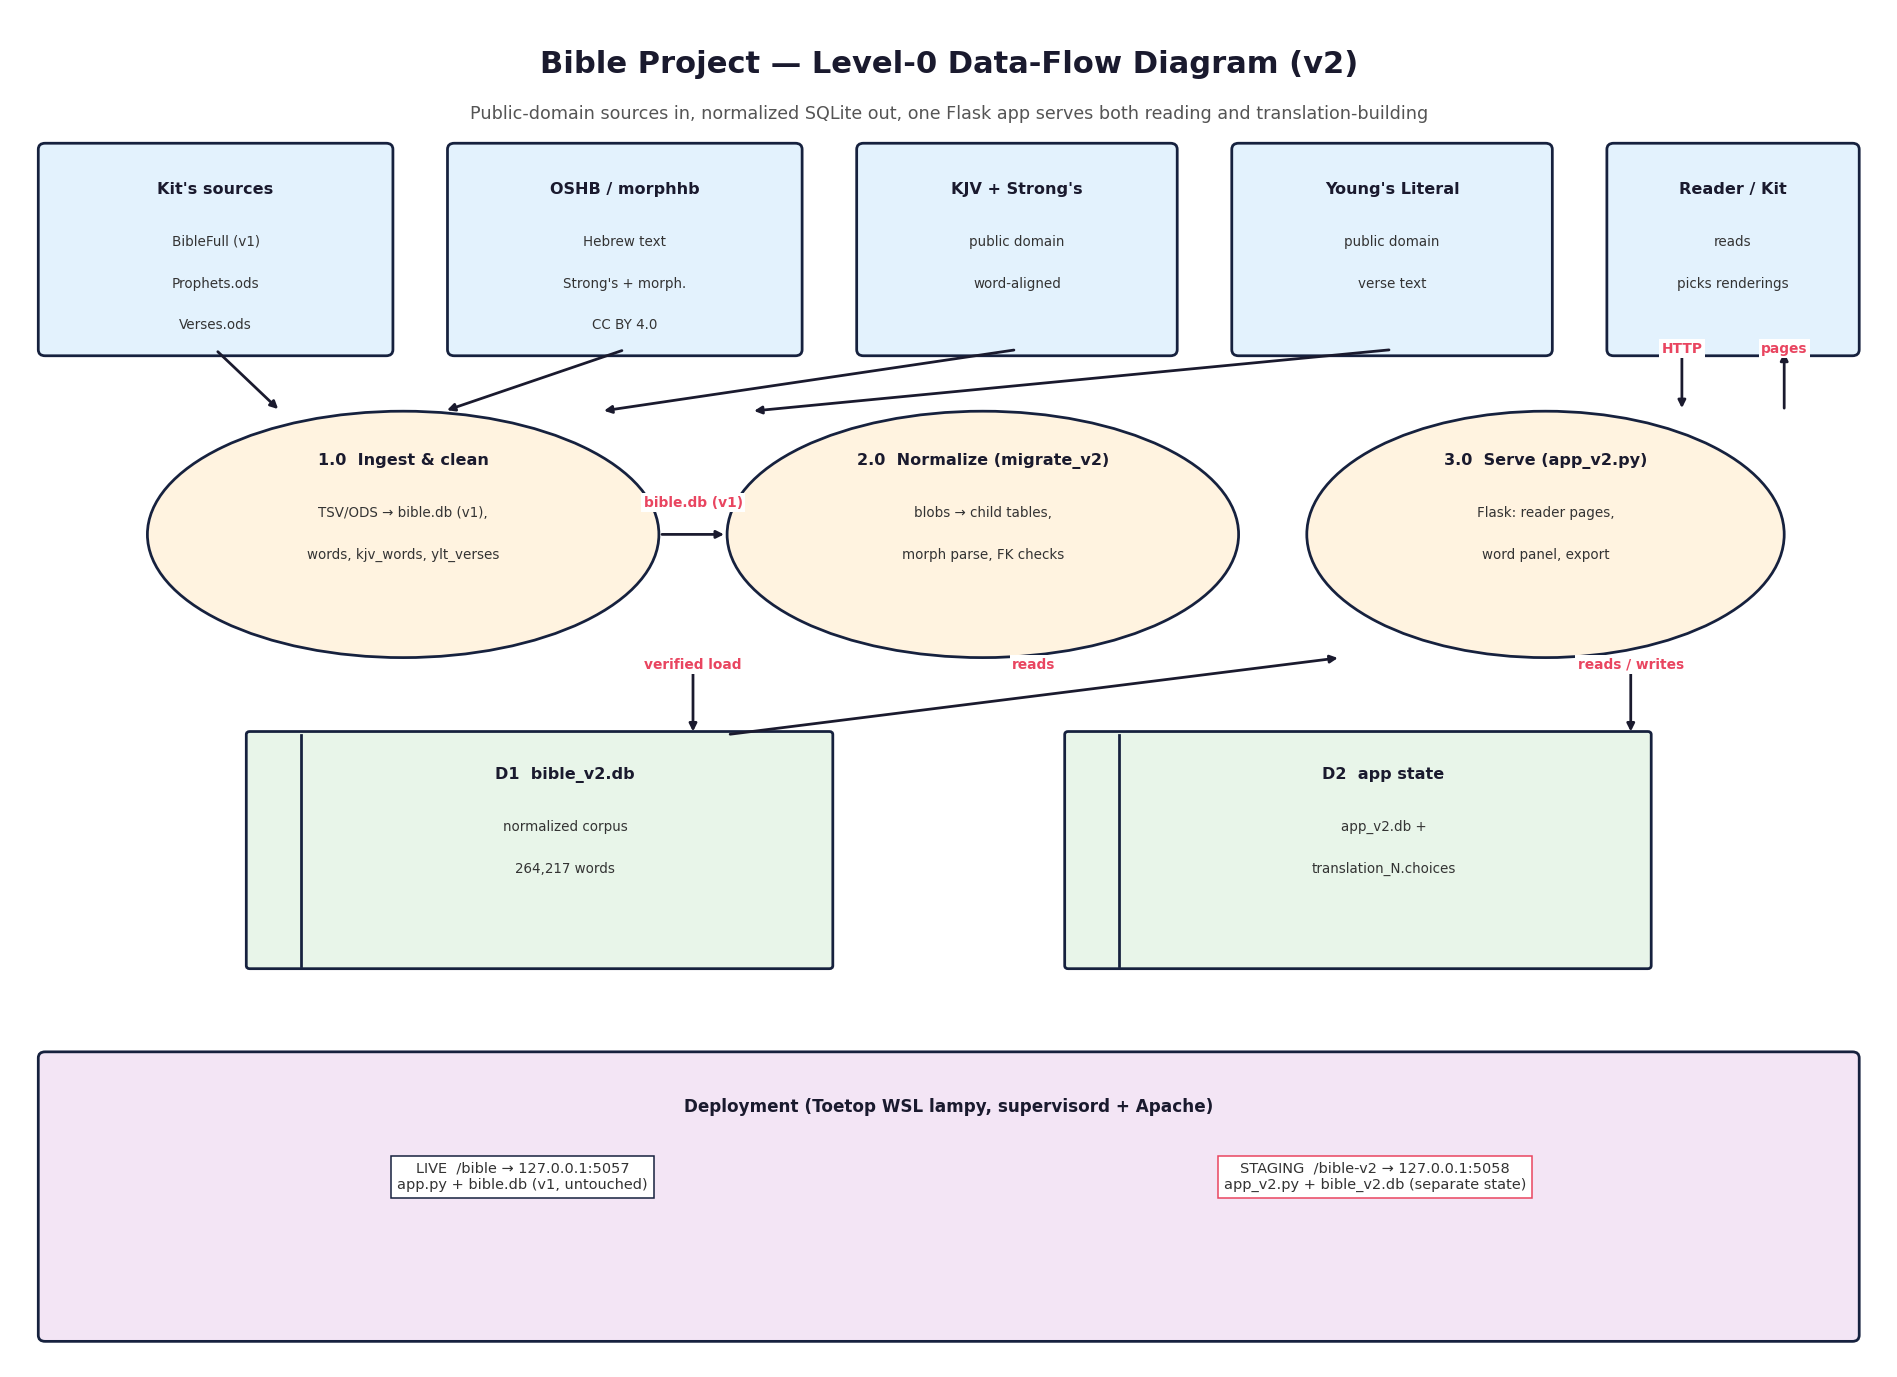

The Python source for this figure:
#!/usr/bin/env python3
"""Level-0 DFD + deployment for the Bible translation-builder (v2)."""
import matplotlib
matplotlib.use("Agg")
import matplotlib.pyplot as plt
from matplotlib.patches import FancyBboxPatch, Ellipse

INK = "#1a1a2e"
TITLE_BG = "#16213e"
TITLE_FG = "white"
ENT_BG = "#e3f2fd"
PROC_BG = "#fff3e0"
STORE_BG = "#e8f5e9"
DEP_BG = "#f3e5f5"
BOX_EDGE = "#16213e"
ACCENT = "#e94560"

fig, ax = plt.subplots(figsize=(22, 16))
ax.set_xlim(0, 110); ax.set_ylim(0, 88); ax.axis("off")
ax.text(55, 84, "Bible Project \u2014 Level-0 Data-Flow Diagram (v2)", ha="center",
        fontsize=20, weight="bold", color=INK)
ax.text(55, 81, "Public-domain sources in, normalized SQLite out, one Flask app serves both reading and translation-building",
        ha="center", fontsize=11.5, color="#555")

def entity(x, y, w, h, title, lines):
    ax.add_patch(FancyBboxPatch((x, y), w, h, boxstyle="round,pad=0.4",
                 facecolor=ENT_BG, edgecolor=BOX_EDGE, linewidth=1.8, zorder=3))
    ax.text(x + w / 2, y + h - 2.6, title, ha="center", va="center",
            fontsize=10.5, weight="bold", color=INK, zorder=4)
    for i, ln in enumerate(lines):
        ax.text(x + w / 2, y + h - 6 - i * 2.7, ln, ha="center", va="center",
                fontsize=8.8, color="#333", zorder=4)
    return {"cx": x + w / 2, "top": y + h, "bottom": y, "left": x, "right": x + w}

def process(x, y, w, h, num, title, lines):
    e = Ellipse((x + w / 2, y + h / 2), w, h, facecolor=PROC_BG,
                edgecolor=BOX_EDGE, linewidth=1.8, zorder=3)
    ax.add_patch(e)
    ax.text(x + w / 2, y + h - 3.2, f"{num}  {title}", ha="center", va="center",
            fontsize=10.5, weight="bold", color=INK, zorder=4)
    for i, ln in enumerate(lines):
        ax.text(x + w / 2, y + h - 6.6 - i * 2.7, ln, ha="center", va="center",
                fontsize=8.8, color="#333", zorder=4)
    return {"cx": x + w / 2, "top": y + h, "bottom": y, "left": x, "right": x + w}

def store(x, y, w, h, did, title, lines):
    ax.add_patch(FancyBboxPatch((x, y), w, h, boxstyle="round,pad=0.2",
                 facecolor=STORE_BG, edgecolor=BOX_EDGE, linewidth=1.8, zorder=3))
    ax.plot([x + 3, x + 3], [y, y + h], color=BOX_EDGE, linewidth=1.8, zorder=4)
    ax.text(x + w / 2 + 1.5, y + h - 2.6, f"{did}  {title}", ha="center", va="center",
            fontsize=10.5, weight="bold", color=INK, zorder=4)
    for i, ln in enumerate(lines):
        ax.text(x + w / 2 + 1.5, y + h - 6 - i * 2.7, ln, ha="center", va="center",
                fontsize=8.8, color="#333", zorder=4)
    return {"cx": x + w / 2, "top": y + h, "bottom": y, "left": x, "right": x + w}

def flow(x1, y1, x2, y2, label="", bend=0):
    cs = f"arc3,rad={bend}" if bend else "arc3"
    ax.annotate("", xy=(x2, y2), xytext=(x1, y1), zorder=5,
                arrowprops=dict(arrowstyle="-|>", color=INK, linewidth=1.8,
                                connectionstyle=cs))
    if label:
        mx, my = (x1 + x2) / 2, (y1 + y2) / 2 + 1.8
        ax.text(mx, my, label, fontsize=9, color=ACCENT, weight="bold", zorder=6,
                ha="center", bbox=dict(facecolor="white", edgecolor="none", pad=1.5))

# ---- external entities (top)
src1 = entity(2, 66, 20, 13, "Kit's sources", ["BibleFull (v1)", "Prophets.ods", "Verses.ods"])
src2 = entity(26, 66, 20, 13, "OSHB / morphhb", ["Hebrew text", "Strong's + morph.", "CC BY 4.0"])
src3 = entity(50, 66, 18, 13, "KJV + Strong's", ["public domain", "word-aligned"])
src4 = entity(72, 66, 18, 13, "Young's Literal", ["public domain", "verse text"])
user = entity(94, 66, 14, 13, "Reader / Kit", ["reads", "picks renderings"])

# ---- processes
p1 = process(8, 46, 30, 16, "1.0", "Ingest & clean", ["TSV/ODS \u2192 bible.db (v1),", "words, kjv_words, ylt_verses"])
p2 = process(42, 46, 30, 16, "2.0", "Normalize (migrate_v2)", ["blobs \u2192 child tables,", "morph parse, FK checks"])
p3 = process(76, 46, 28, 16, "3.0", "Serve (app_v2.py)", ["Flask: reader pages,", "word panel, export"])

# ---- data stores
d1 = store(14, 26, 34, 15, "D1", "bible_v2.db", ["normalized corpus", "264,217 words"])
d2 = store(62, 26, 34, 15, "D2", "app state", ["app_v2.db +", "translation_N.choices"])

# ---- deployment (bottom)
ax.add_patch(FancyBboxPatch((2, 2), 106, 18, boxstyle="round,pad=0.4",
             facecolor=DEP_BG, edgecolor=BOX_EDGE, linewidth=1.8, zorder=3))
ax.text(55, 16.5, "Deployment (Toetop WSL lampy, supervisord + Apache)", ha="center",
        fontsize=11, weight="bold", color=INK, zorder=4)
ax.text(30, 11.5, "LIVE  /bible \u2192 127.0.0.1:5057\napp.py + bible.db (v1, untouched)", ha="center",
        fontsize=9.5, color="#333", zorder=4,
        bbox=dict(facecolor="white", edgecolor=BOX_EDGE, pad=4))
ax.text(80, 11.5, "STAGING  /bible-v2 \u2192 127.0.0.1:5058\napp_v2.py + bible_v2.db (separate state)", ha="center",
        fontsize=9.5, color="#333", zorder=4,
        bbox=dict(facecolor="white", edgecolor=ACCENT, pad=4))

# ---- flows
for s in (src1, src2, src3, src4):
    flow(s["cx"], s["bottom"], p1["cx"] + (s["cx"] - 30) * 0.4, p1["top"])
flow(p1["right"], 54, p2["left"], 54, "bible.db (v1)")
flow(40, p2["bottom"], 40, d1["top"], "verified load")
flow(d1["right"] - 6, d1["top"], p3["cx"] - 12, p3["bottom"], "reads")
flow(p3["cx"] + 5, p3["bottom"], p3["cx"] + 5, d2["top"], "reads / writes")
# user <-> serve: two unambiguous vertical arrows (requests down, pages up)
flow(user["cx"] - 3, user["bottom"], user["cx"] - 3, p3["top"], "HTTP")
flow(user["cx"] + 3, p3["top"], user["cx"] + 3, user["bottom"], "pages")
fig.savefig("/home/hatch/workspace/bible-project/dfd_v2.png", dpi=110, bbox_inches="tight")
fig.savefig("/home/hatch/workspace/bible-project/dfd_v2.svg", bbox_inches="tight")
print("done")
